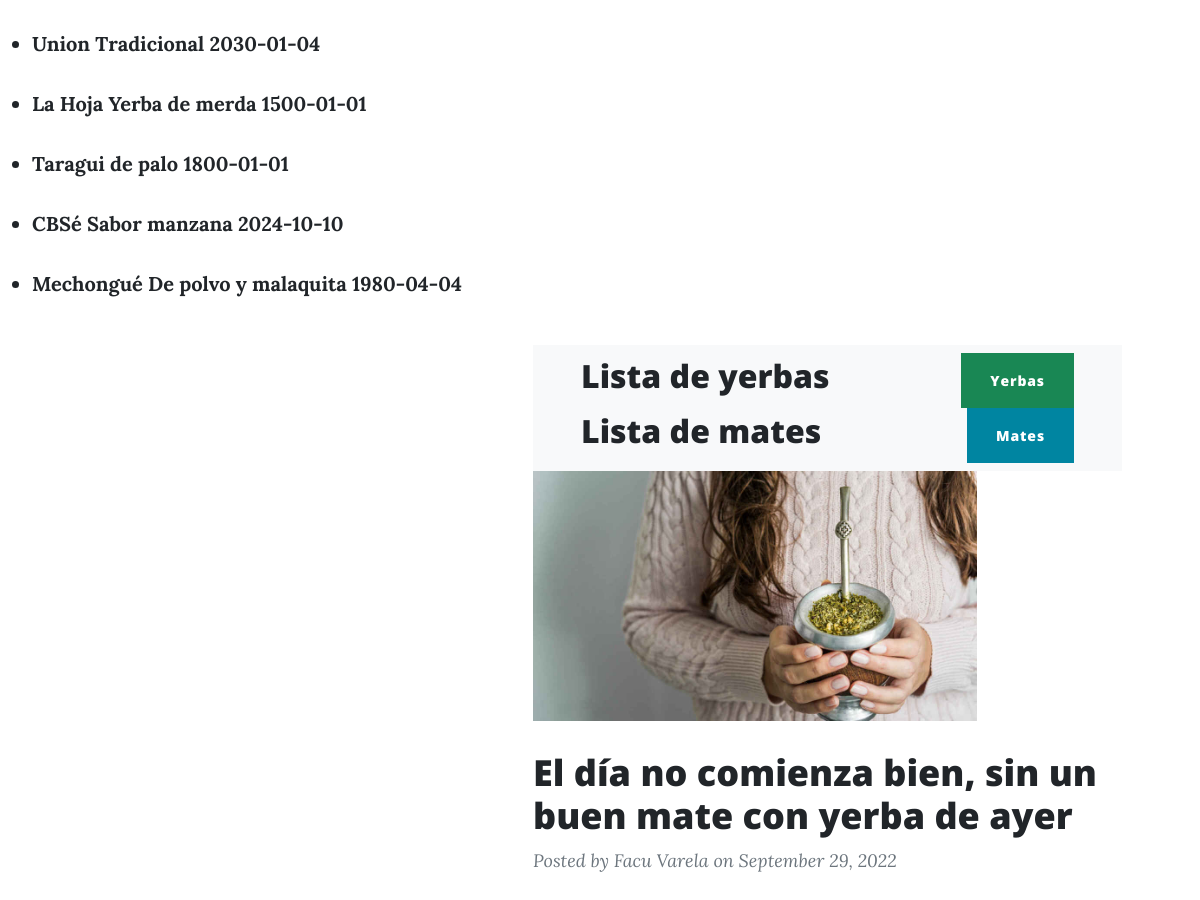
Before: /yerba/list (signed in, middle part) with the older database file.
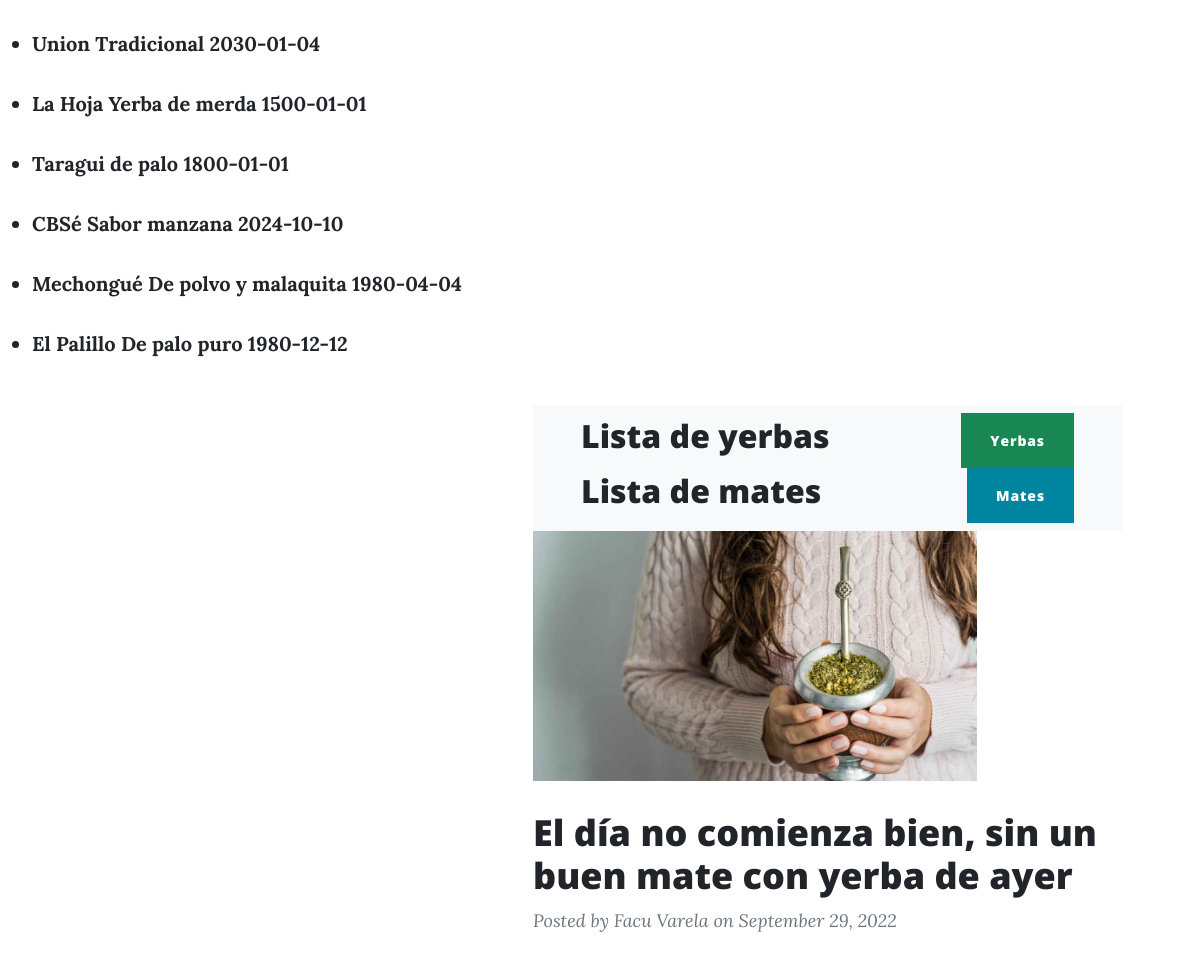
After: the same page with the newer database file.
### AppPrueba/models.py (models this page shows)
class yerba(models.Model):
    nombre=models.CharField(max_length=50)
    tipo=models.CharField(max_length=50)
    fecha_vencimiento=models.DateField()
    def __str__(self):
        return self.nombre+" "+self.tipo+" "+str(self.fecha_vencimiento)

### AppPrueba/views.py (the view)
# urls.py: path('yerba/list', YerbasList.as_view(), name = 'yerbas_listar'),
class YerbasList(ListView):
    model = yerba
    template_name = 'AppPrueba/ReadYerbas.html'

### AppPrueba/templates/AppPrueba/ReadYerbas.html (shortened to what this page needs)
{% extends 'AppPrueba/index.html' %}
{% load static %}
{% block contenido_que_cambia %}
{% if user.is_authenticated %}
<ul>
    {% for int in object_list %}
       <li><strong>{{ int }}</strong></li>
        <br>
    {% endfor %}
</ul>
{% endif %}
{% endblock %}

Changed rows visible on the page:
added yerba: nombre+tipo+fecha_vencimiento "El Palillo De palo puro 1980-12-12"
